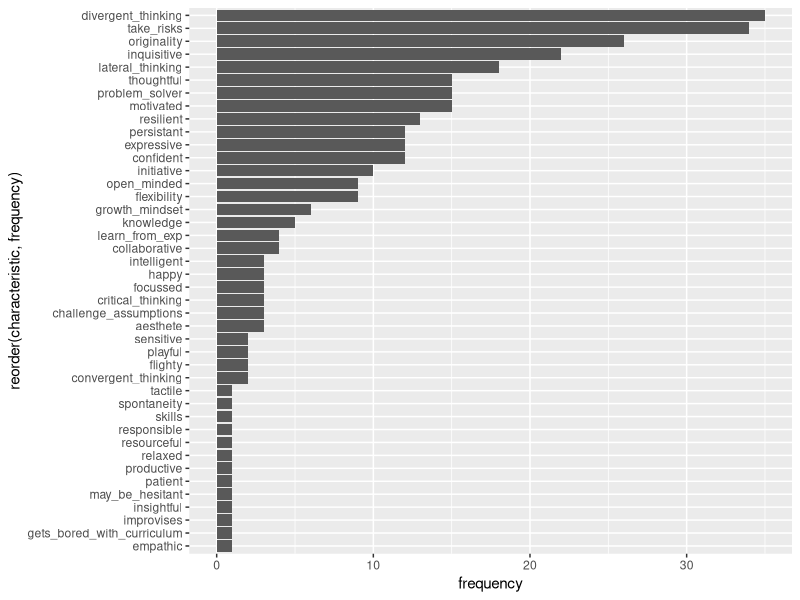

Reproduce this figure in R.
# Characteristics of creativity
#
# Author: Jason and Flo
#
# Revision history
# - 2016-09-17 Initial

library(data.table)
library(ggplot2)
library(magrittr)

characteristics <- fread("data/characteristics_of_creativity.csv", colClasses = list(character = "RespondentID"))

# we're replacing all the NA values with 0. This is specifically for data tables.It loops through all the columns of the data table as defined by names(characteristics). is.na() is a function that returns a boolean (TRUE or FALSE). which() returns the index of TRUE.
for (col in names(characteristics)) {
  set(characteristics,
      i = characteristics[[col]] %>% is.na %>% which,
      j = col,
      value = 0)
}

#We're going to get the column sums.

characteristics[, `:=`(RespondentID = NULL,
                      `List the top three characteristics that you feel best describe a creative student. - 1.` = NULL,
                      `List the top three characteristics that you feel best describe a creative student. - 2.` = NULL,
                      `List the top three characteristics that you feel best describe a creative student. - 3.` = NULL)]

char_sums <- colSums(characteristics)

sort(char_sums, decreasing = TRUE)

plot_characteristics <- char_sums %>%
  as.data.frame %>%
  setDT(keep.rownames = TRUE) %>%
  setnames(c("characteristic", "frequency"))

ggplot(plot_characteristics, aes(reorder(characteristic, frequency), frequency)) + geom_bar(stat = "identity") + coord_flip()
